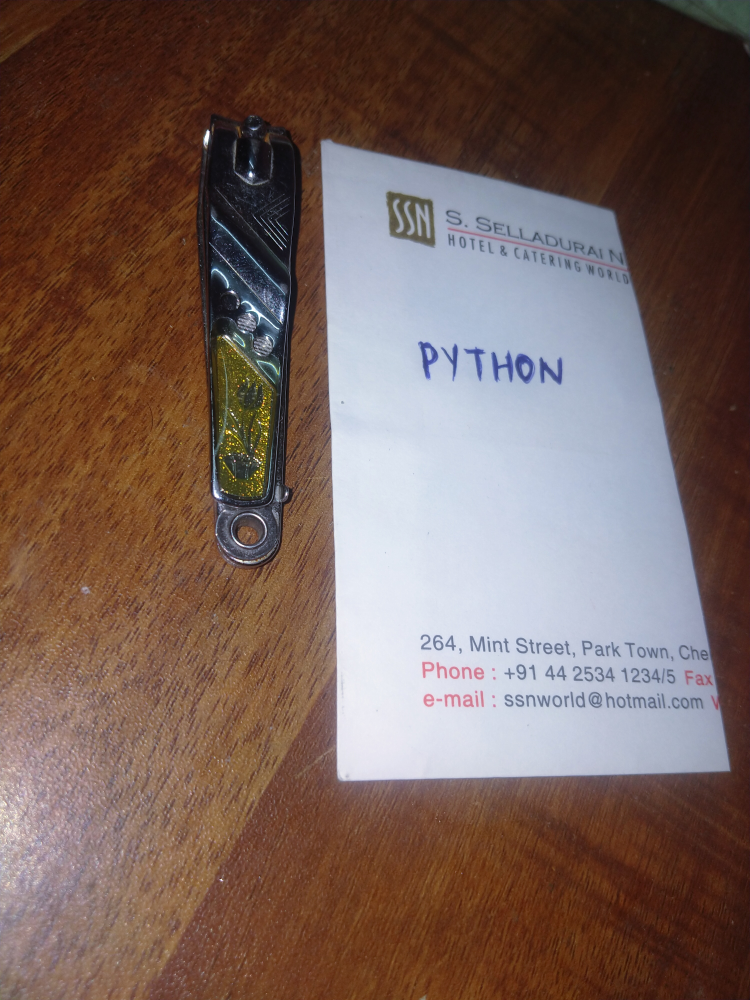
#> input picture day21-mar11/pic-left.jpg, 3000 x 4000 px, given in place of IMG_20240226_172115.jpg, which was not available (shown at 1/4 size)
$ python 4pc.py
#> lines starting #> are read from the running program, lines starting #| are printed output that depends on the picture; pictures that were not available may be replaced by others from this repository, and a replacement may not be noted
import cv2
import numpy as np

# Load the image
image_path = r"C:\Users\User-PC\Downloads\IMG_20240226_172115.jpg"
image = cv2.imread(image_path)
#> image is the input picture: shape (4000, 3000, 3); mean B, G, R 90.6, 97.5, 118.8

# Check if the image was loaded successfully
if image is None:
    print(f"Error: Unable to read the image from the path: {image_path}")
    exit()

# Resize the image to fit within the screen for easier manipulation
max_height = 1000
scale = max_height / image.shape[0]
#> scale = 0.25
image = cv2.resize(image, None, fx=scale, fy=scale, interpolation=cv2.INTER_AREA)
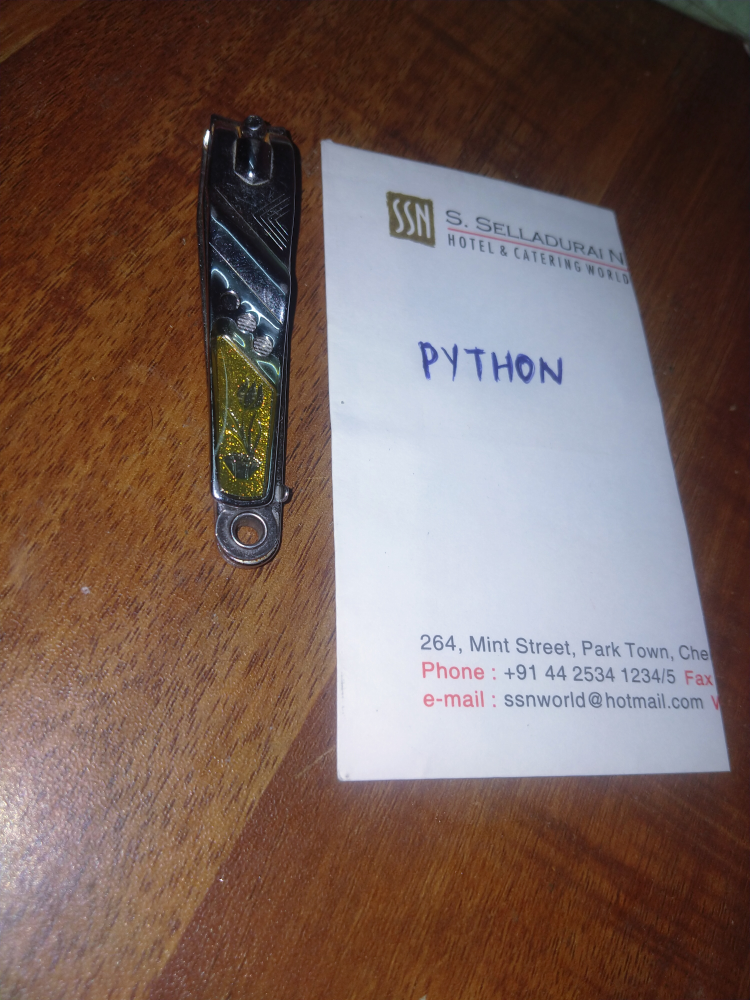
#> image: shape (1000, 750, 3); mean B, G, R 90.6, 97.5, 118.8
orig_image = image.copy()

# Define the initial points
points = np.array([[50, 50], [image.shape[1] - 50, 50], [image.shape[1] - 50, image.shape[0] - 50], [50, image.shape[0] - 50]], dtype='float32')

# Variables to store the state
selected_point = None
radius = 10  # Radius of corner points for selection
color = (0, 255, 0)  # Color of the corner points and lines

def draw_points(image, points):
    """Draw points and connecting lines on the image."""
    for point in points:
        cv2.circle(image, (int(point[0]), int(point[1])), radius, color, -1)
    cv2.polylines(image, [points.astype(np.int32)], isClosed=True, color=color, thickness=2)
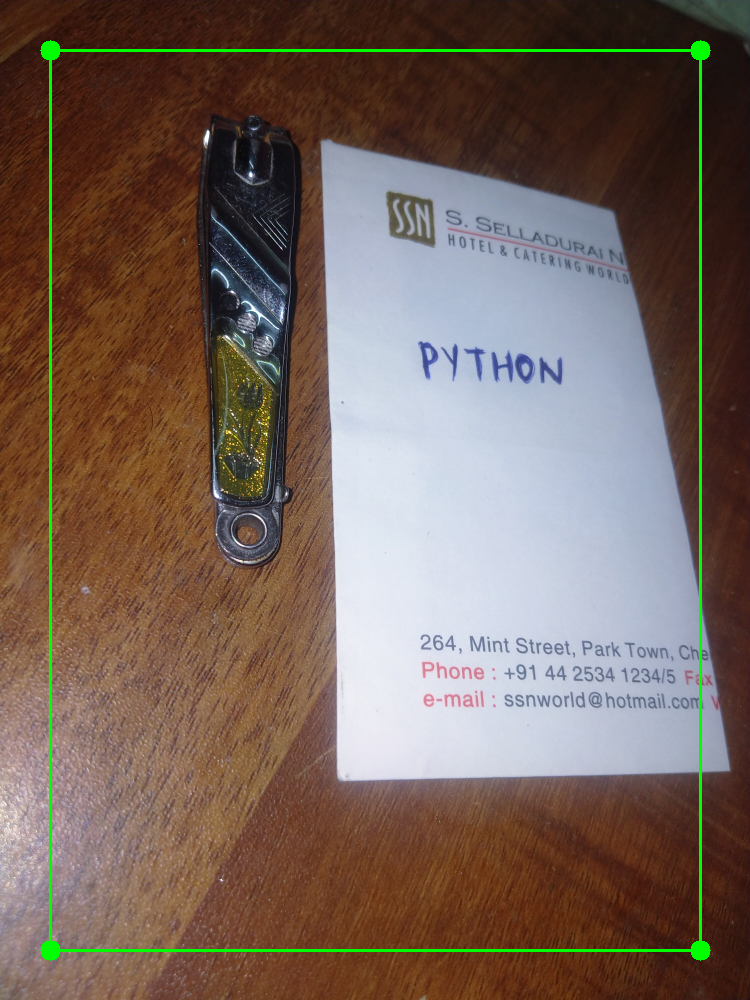
#> image: shape (1000, 750, 3); mean B, G, R 90, 100.2, 117.5

def mouse_callback(event, x, y, flags, param):
    global selected_point

    if event == cv2.EVENT_LBUTTONDOWN:
        for i, point in enumerate(points):
            if np.linalg.norm(point - [x, y]) < radius:
                selected_point = i
                break
    elif event == cv2.EVENT_LBUTTONUP:
        selected_point = None
    elif event == cv2.EVENT_MOUSEMOVE and selected_point is not None:
        points[selected_point] = [x, y]

# Create a window and set the mouse callback function
cv2.namedWindow('Image', cv2.WINDOW_NORMAL)
cv2.setMouseCallback('Image', mouse_callback)

while True:
    # Clone the original image to draw on
    temp_image = orig_image.copy()

    # Draw points and connecting lines
    draw_points(temp_image, points)

    # Display the image
    cv2.imshow('Image', temp_image)

    # Exit on pressing 'q'
    if cv2.waitKey(1) & 0xFF == ord('q'):
#> (key q is pressed here)
        break

# Crop the region inside the four points
points = points.astype(np.int32)
rect = cv2.boundingRect(points)
#> rect = (50, 50, 651, 901)
x, y, w, h = rect
#> x = 50; y = 50; w = 651; h = 901
cropped_image = orig_image[y:y+h, x:x+w]
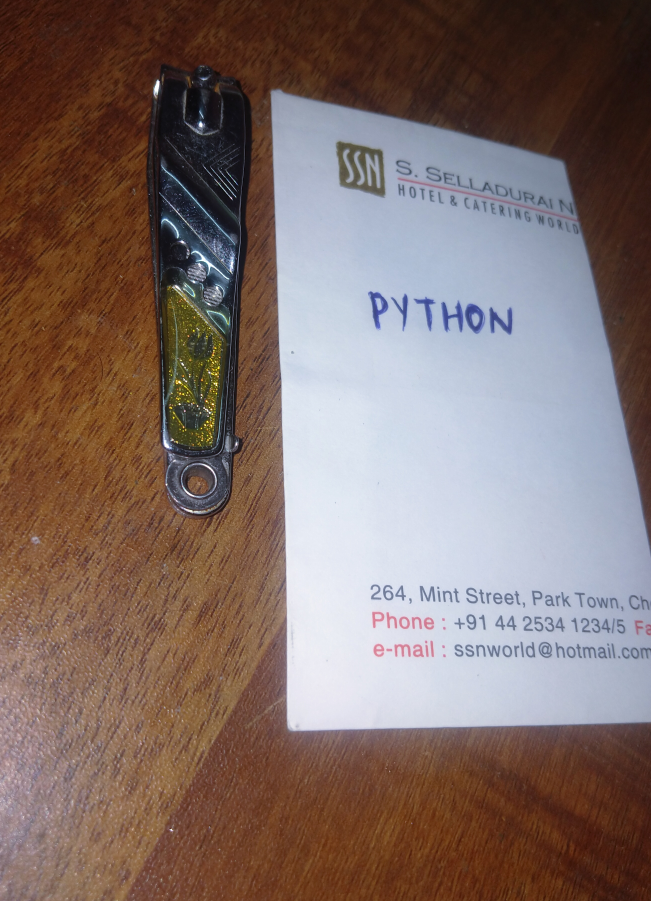
#> cropped_image: shape (901, 651, 3); mean B, G, R 104.3, 109.5, 128

# Save and display the cropped image
cropped_image_path = 'cropped_image.png'
cv2.imwrite(cropped_image_path, cropped_image)
cv2.imshow('Cropped Image', cropped_image)
cv2.waitKey(0)
cv2.destroyAllWindows()

print(f"Cropped image saved to: {cropped_image_path}")

$ run again, on day21-mar11/pict2.jpg
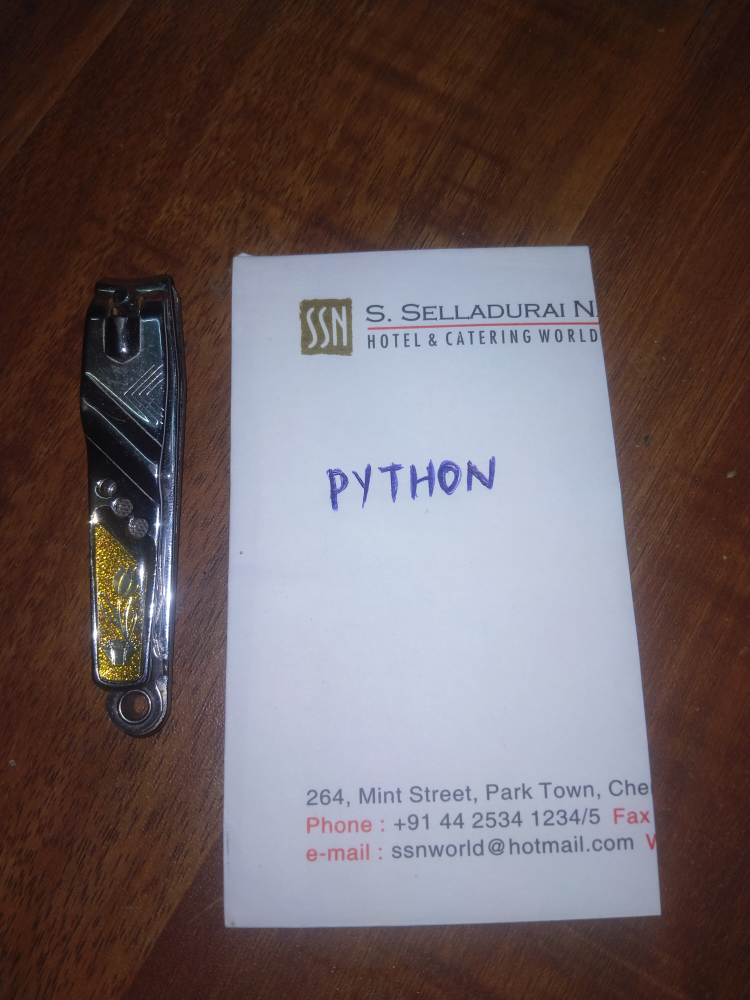
#> input picture day21-mar11/pict2.jpg, 3000 x 4000 px, given in place of IMG_20240226_172115.jpg, which was not available (shown at 1/4 size)
#> image is the input picture: shape (4000, 3000, 3); mean B, G, R 94.7, 92.8, 106.1
#> in draw_points, `cv2.polylines(image, [points.astype(np.int32)], isClosed=True, color=c..`:
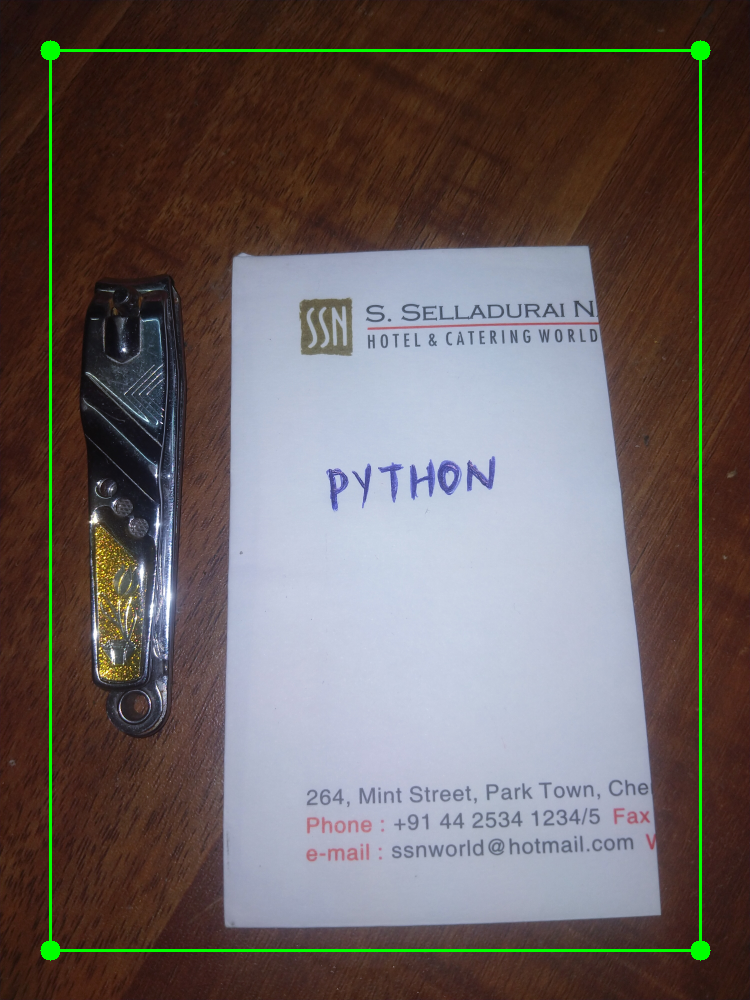
#> image: shape (1000, 750, 3); mean B, G, R 94.4, 95.9, 105.3
#> rect = (50, 50, 651, 901)
#> x = 50; w = 651; h = 901
#> `cropped_image = orig_image[y:y+h, x:x+w]`:
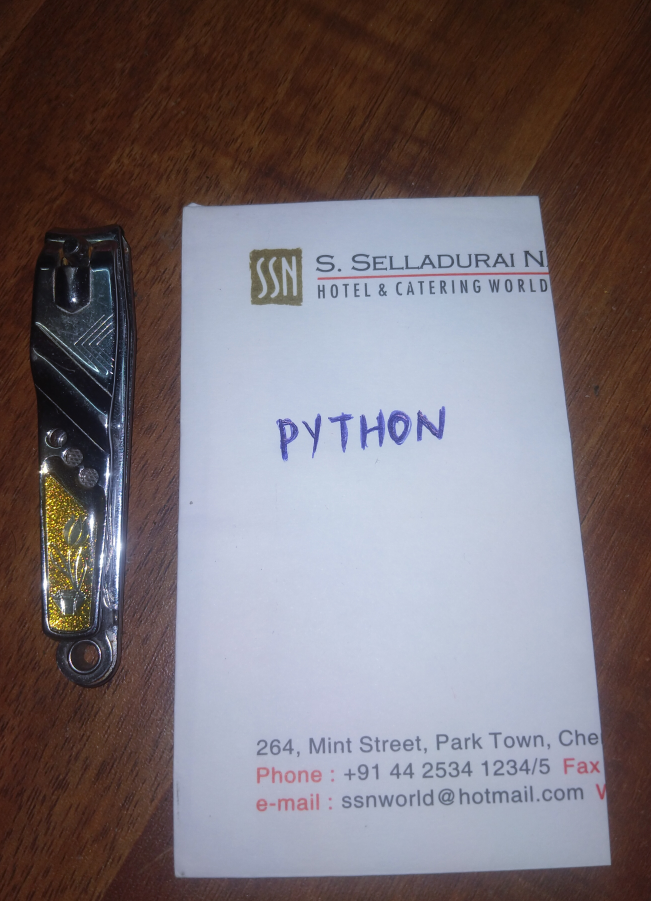
#> cropped_image: shape (901, 651, 3); mean B, G, R 114.8, 110, 119.3
